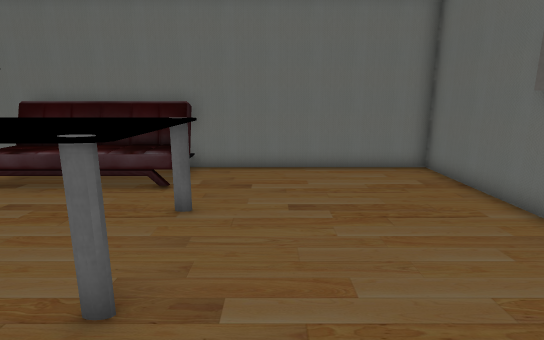
View 1 (above)

14 first-person views from a walk through a Unity game level. The camera is 1.3 m above the floor, tilts 12° down and sees 80° across. The floor is counted in squares, 0.5 m on a side. Each view is taken from the middle of a square. On the plan, view 1 faces up. The plan holds only what a view shows up to about 20 squares ahead; the rest is blank. The place goes on beyond the plan. The player character is not drawn. Some surface patterns are stand-ins.

View 2
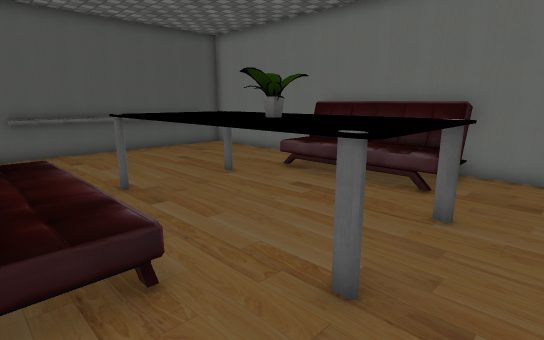

View 3
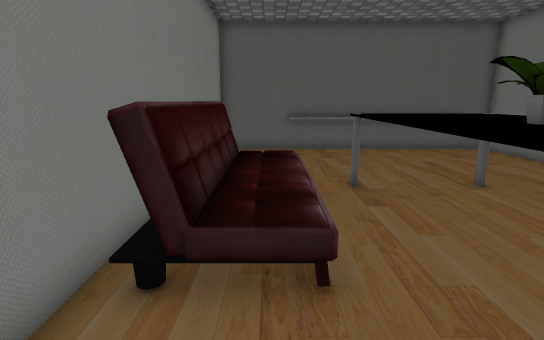

View 4
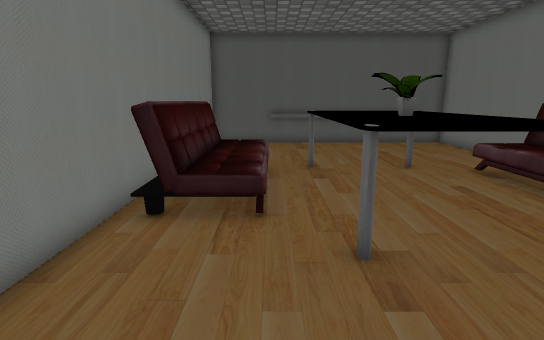

View 5
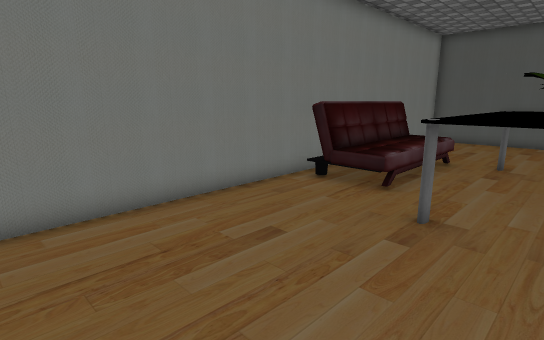

View 6
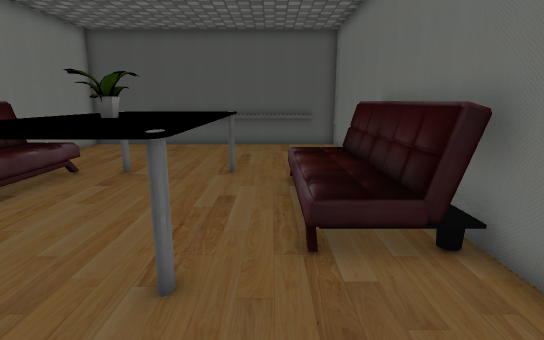

View 7
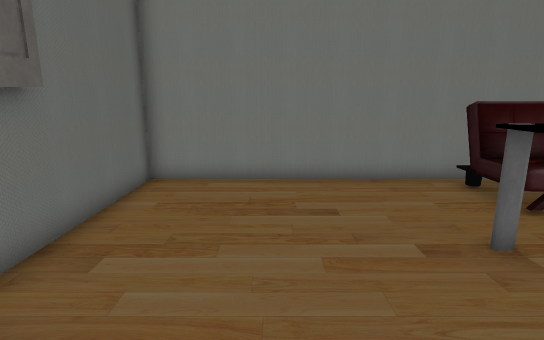

View 8
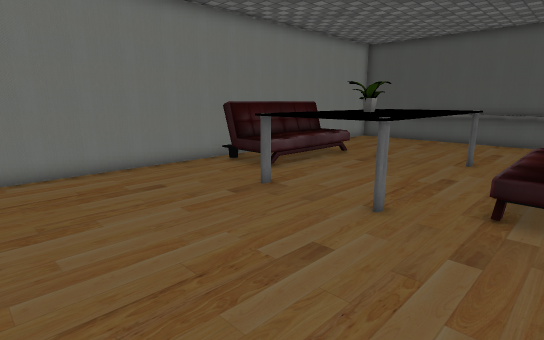

View 9
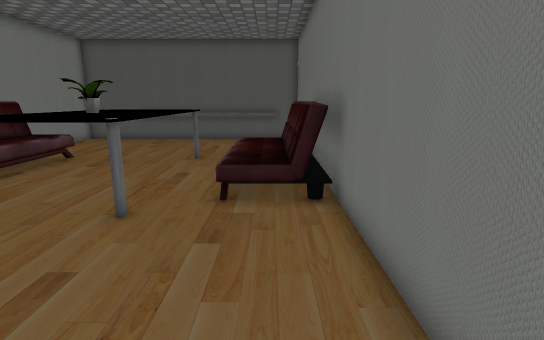

View 10
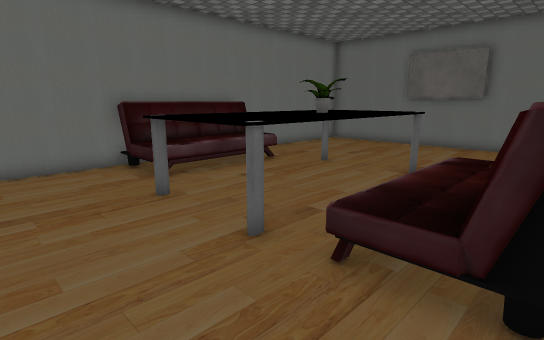

View 11
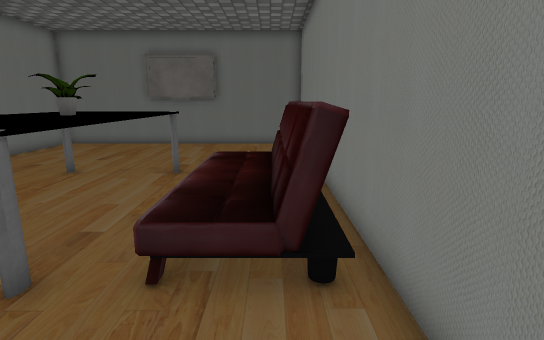

View 12
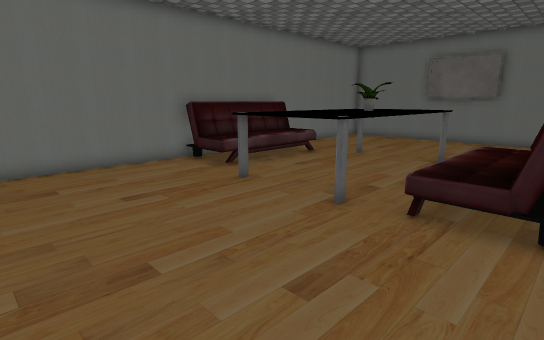

View 13
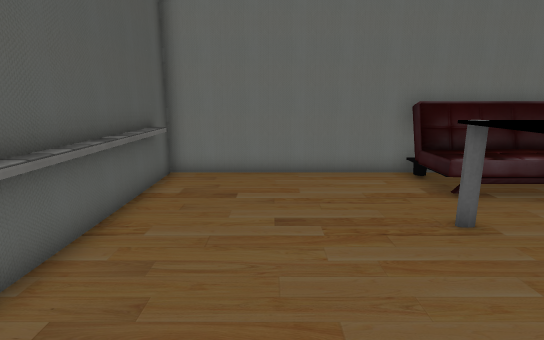

View 14
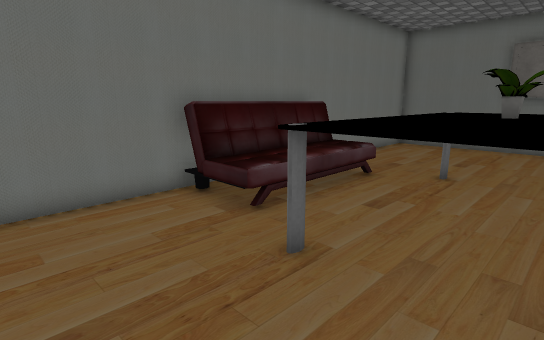

### Floor plan
Key: @ floor where view 1 was taken; # wall or solid block; . main floor; : floor 0.5 m higher than the main floor; / step, stairs or slope; = window, fence, low wall or low ledge; T table; P plant; O other object.
Columns run from 18 left of view 1 to 6 right of it. Each row starts with its distance up from view 1.
 13 #########################
 12 #........OOOOOOO........#
 11 #=......./:::::.........#
 10 #=......./:::::=........#
  9 #=......................#
  8 #=......T       T.......#
  7 #=......T       T.......#
  6 #=......T   PP  T.......#
  5 #=......T   PP  T.......#
  4 #=......T       T.......#
  3 #=......TTTT TTTT.......#
  2 #=......///////.........#
  1 #.......OOOOOOO.........#
  0 #.......OOOOOOO...@.....#
 -1 #.......OOOOOOO.........#
 -2 #########################

Where each view was taken, in squares from view 1:
view 1: 0 up, 0 right, facing up
view 2: 0 up, 0 right, facing up-left
view 3: 1 up, 0 right, facing left
view 4: 2 up, 3 right, facing left
view 5: 6 up, 5 right, facing down-left
view 6: 9 up, 2 right, facing left
view 7: 9 up, 2 right, facing down
view 8: 11 up, 5 right, facing down-left
view 9: 11 up, 5 right, facing left
view 10: 1 down, 14 left, facing up-right
view 11: 0 up, 14 left, facing right
view 12: 1 down, 17 left, facing up-right
view 13: 1 up, 14 left, facing up
view 14: 4 up, 14 left, facing up-right
